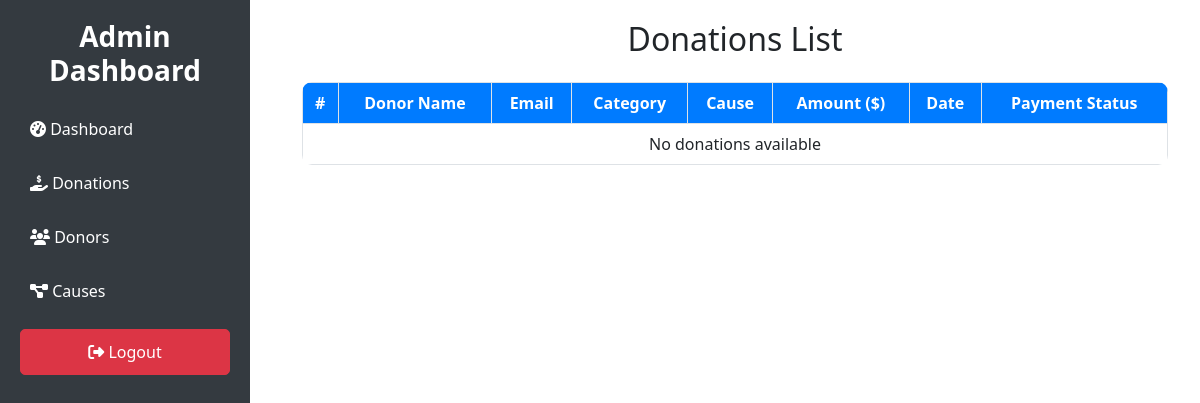
Page /donationss/ on the earlier database version.
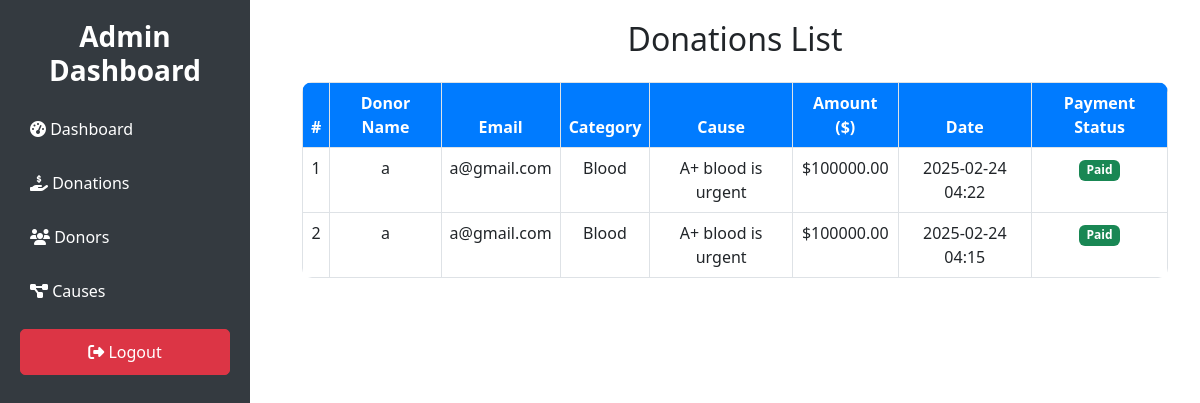
Same page on the later database version.
### app/models.py (models this page shows, shortened)
class Donation(models.Model):
    donor_name = models.CharField(max_length=100)
    donor_email = models.EmailField()
    category = models.ForeignKey(Category, on_delete=models.CASCADE, related_name="donations")
    cause = models.ForeignKey(Cause, on_delete=models.CASCADE, related_name="donations")
    amount = models.DecimalField(max_digits=10, decimal_places=2)
    date = models.DateTimeField(auto_now_add=True)
    payment_status = models.BooleanField(default=False)  # False means unpaid
    razorpay_order_id = models.CharField(max_length=255, blank=True, null=True)

class Category(models.Model):
    name = models.CharField(max_length=255, unique=True)
    description = models.TextField(blank=True)

class Cause(models.Model):
    category = models.ForeignKey(Category, on_delete=models.CASCADE, related_name="causes")
    title = models.CharField(max_length=255)
    description = models.TextField()
    target_amount = models.DecimalField(max_digits=10, decimal_places=2)
    raised_amount = models.DecimalField(max_digits=10, decimal_places=2, default=0.00)
    created_at = models.DateTimeField(auto_now_add=True)

### app/views.py (the view)
# urls.py: path('donationss/', views.view_donations, name='view_donations'),
def view_donations(request):
    donations = Donation.objects.all().order_by('-date')  # Fetch all donations in descending order
    context = {
        'donations': donations
    }
    return render(request, 'admin/donations.html', context)

### templates/admin/donations.html (shortened to what this page needs)
<!DOCTYPE html>
<html lang="en">
<head>
    <link rel="stylesheet" href="https://cdnjs.cloudflare.com/ajax/libs/bootstrap/5.3.0/css/bootstrap.min.css">
    <link rel="stylesheet" href="https://cdnjs.cloudflare.com/ajax/libs/font-awesome/6.4.2/css/all.min.css">
</head>
<body>
    <div class="sidebar">
        <h3>Admin Dashboard</h3>
        <a href="../adminhome"><i class="fas fa-tachometer-alt"></i> Dashboard</a>
        <a href="{% url 'view_donations' %}"><i class="fas fa-hand-holding-usd"></i> Donations</a>
        <a href="../customers"><i class="fas fa-users"></i> Donors</a>
        <a href="{% url 'all_causes' %}"><i class="fas fa-project-diagram"></i> Causes</a>
        <a href="../logout" class="btn btn-danger btn-logout mt-3"><i class="fas fa-sign-out-alt"></i> Logout</a>
    </div>
    <div class="main-content">
        <div class="container">
            <h2 class="mb-4 text-center">Donations List</h2>
            <div class="table-responsive">
                <table class="table table-bordered table-hover">
                    <thead>
                        <tr>
                            <th>#</th>
                            <th>Donor Name</th>
                            <th>Email</th>
                            <th>Category</th>
                            <th>Cause</th>
                            <th>Amount ($)</th>
                            <th>Date</th>
                            <th>Payment Status</th>
                        </tr>
                    </thead>
                    <tbody>
                        {% for donation in donations %}
                        <tr>
                            <td>{{ forloop.counter }}</td>
                            <td>{{ donation.donor_name }}</td>
                            <td>{{ donation.donor_email }}</td>
                            <td>{{ donation.category.name }}</td>
                            <td>{{ donation.cause.title }}</td>
                            <td>${{ donation.amount }}</td>
                            <td>{{ donation.date|date:"Y-m-d H:i" }}</td>
                            <td>
                                {% if donation.payment_status %}
                                    <span class="badge bg-success">Paid</span>
                                {% else %}
                                    <span class="badge bg-danger">Unpaid</span>
                                {% endif %}
                            </td>
                        </tr>
                        {% empty %}
                        <tr>
                            <td colspan="8" class="text-center">No donations available</td>
                        </tr>
                        {% endfor %}
                    </tbody>
                </table>
            </div>
        </div>
    </div>
</body>
</html>

Differences in the rows shown:
added Donation: donor_name "a", donor_email "a@gmail.com", category.name "Blood", cause "A+ blood is urgent", amount "100000.00", date "2025-02-24 04:22", payment_status "Paid"
added Donation: donor_name "a", donor_email "a@gmail.com", category.name "Blood", cause "A+ blood is urgent", amount "100000.00", date "2025-02-24 04:15", payment_status "Paid"
Other differences:
text no longer shown: "No donations available"
